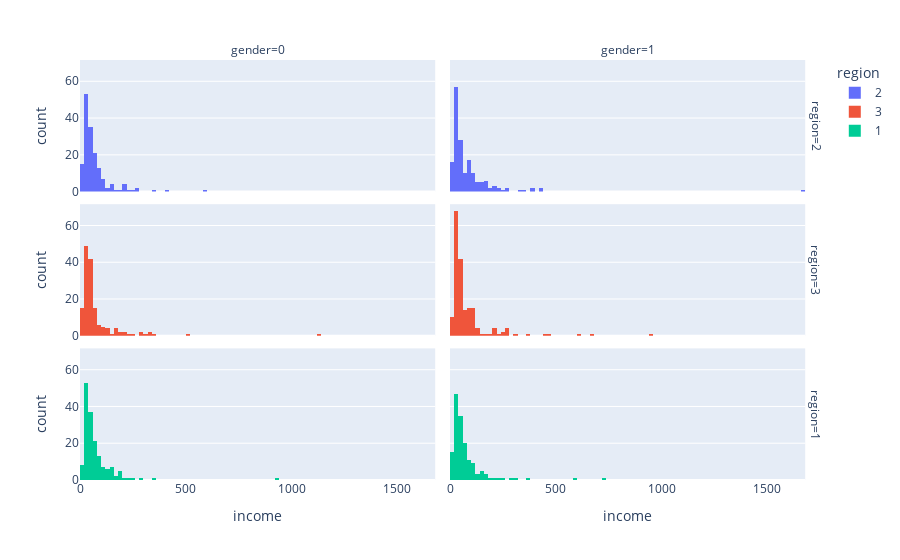

The notebook cell this image was saved under:
### Code cell
import plotly.express as px

px.histogram(data_frame=df, x='income', nbins=100, color='region', facet_col='gender', facet_row='region')

### Figure 1 — Plotly figure (JSON) as saved in the notebook; plotly's stock layout.template omitted (floating-point values rounded to 4 significant figures; data arrays with more than 128 entries replaced by an {"elided": "..."} marker saying what was removed)
{"data": [{"alignmentgroup": "True", "bingroup": "x", "hovertemplate": "region=2<br>gender=0<br>income=%{x}<br>count=%{y}<extra></extra>", "legendgroup": "2", "marker": {"color": "#636efa", "pattern": {"shape": ""}}, "name": "2", "nbinsx": 100, "offsetgroup": "2", "orientation": "v", "showlegend": true, "type": "histogram", "x": {"elided": "163 int values"}, "xaxis": "x5", "yaxis": "y5"}, {"alignmentgroup": "True", "bingroup": "x", "hovertemplate": "region=2<br>gender=1<br>income=%{x}<br>count=%{y}<extra></extra>", "legendgroup": "2", "marker": {"color": "#636efa", "pattern": {"shape": ""}}, "name": "2", "nbinsx": 100, "offsetgroup": "2", "orientation": "v", "showlegend": false, "type": "histogram", "x": {"elided": "171 int values"}, "xaxis": "x6", "yaxis": "y6"}, {"alignmentgroup": "True", "bingroup": "x", "hovertemplate": "region=3<br>gender=0<br>income=%{x}<br>count=%{y}<extra></extra>", "legendgroup": "3", "marker": {"color": "#EF553B", "pattern": {"shape": ""}}, "name": "3", "nbinsx": 100, "offsetgroup": "3", "orientation": "v", "showlegend": true, "type": "histogram", "x": {"elided": "155 int values"}, "xaxis": "x3", "yaxis": "y3"}, {"alignmentgroup": "True", "bingroup": "x", "hovertemplate": "region=3<br>gender=1<br>income=%{x}<br>count=%{y}<extra></extra>", "legendgroup": "3", "marker": {"color": "#EF553B", "pattern": {"shape": ""}}, "name": "3", "nbinsx": 100, "offsetgroup": "3", "orientation": "v", "showlegend": false, "type": "histogram", "x": {"elided": "189 int values"}, "xaxis": "x4", "yaxis": "y4"}, {"alignmentgroup": "True", "bingroup": "x", "hovertemplate": "region=1<br>gender=0<br>income=%{x}<br>count=%{y}<extra></extra>", "legendgroup": "1", "marker": {"color": "#00cc96", "pattern": {"shape": ""}}, "name": "1", "nbinsx": 100, "offsetgroup": "1", "orientation": "v", "showlegend": true, "type": "histogram", "x": {"elided": "165 int values"}, "xaxis": "x", "yaxis": "y"}, {"alignmentgroup": "True", "bingroup": "x", "hovertemplate": "region=1<br>gender=1<br>income=%{x}<br>count=%{y}<extra></extra>", "legendgroup": "1", "marker": {"color": "#00cc96", "pattern": {"shape": ""}}, "name": "1", "nbinsx": 100, "offsetgroup": "1", "orientation": "v", "showlegend": false, "type": "histogram", "x": {"elided": "157 int values"}, "xaxis": "x2", "yaxis": "y2"}], "layout": {"annotations": [{"font": {}, "showarrow": false, "text": "gender=0", "x": 0.24, "xanchor": "center", "xref": "paper", "y": 1.0, "yanchor": "bottom", "yref": "paper"}, {"font": {}, "showarrow": false, "text": "gender=1", "x": 0.74, "xanchor": "center", "xref": "paper", "y": 1.0, "yanchor": "bottom", "yref": "paper"}, {"font": {}, "showarrow": false, "text": "region=1", "textangle": 90, "x": 0.98, "xanchor": "left", "xref": "paper", "y": 0.1567, "yanchor": "middle", "yref": "paper"}, {"font": {}, "showarrow": false, "text": "region=3", "textangle": 90, "x": 0.98, "xanchor": "left", "xref": "paper", "y": 0.5, "yanchor": "middle", "yref": "paper"}, {"font": {}, "showarrow": false, "text": "region=2", "textangle": 90, "x": 0.98, "xanchor": "left", "xref": "paper", "y": 0.8433, "yanchor": "middle", "yref": "paper"}], "barmode": "relative", "legend": {"title": {"text": "region"}, "tracegroupgap": 0}, "margin": {"t": 60}, "xaxis": {"anchor": "y", "domain": [0, 0.48], "title": {"text": "income"}}, "xaxis2": {"anchor": "y2", "domain": [0.5, 0.98], "matches": "x", "title": {"text": "income"}}, "xaxis3": {"anchor": "y3", "domain": [0, 0.48], "matches": "x", "showticklabels": false}, "xaxis4": {"anchor": "y4", "domain": [0.5, 0.98], "matches": "x", "showticklabels": false}, "xaxis5": {"anchor": "y5", "domain": [0, 0.48], "matches": "x", "showticklabels": false}, "xaxis6": {"anchor": "y6", "domain": [0.5, 0.98], "matches": "x", "showticklabels": false}, "yaxis": {"anchor": "x", "domain": [0, 0.3133], "title": {"text": "count"}}, "yaxis2": {"anchor": "x2", "domain": [0, 0.3133], "matches": "y", "showticklabels": false}, "yaxis3": {"anchor": "x3", "domain": [0.3433, 0.6567], "matches": "y", "title": {"text": "count"}}, "yaxis4": {"anchor": "x4", "domain": [0.3433, 0.6567], "matches": "y", "showticklabels": false}, "yaxis5": {"anchor": "x5", "domain": [0.6867, 1.0], "matches": "y", "title": {"text": "count"}}, "yaxis6": {"anchor": "x6", "domain": [0.6867, 1.0], "matches": "y", "showticklabels": false}}}
